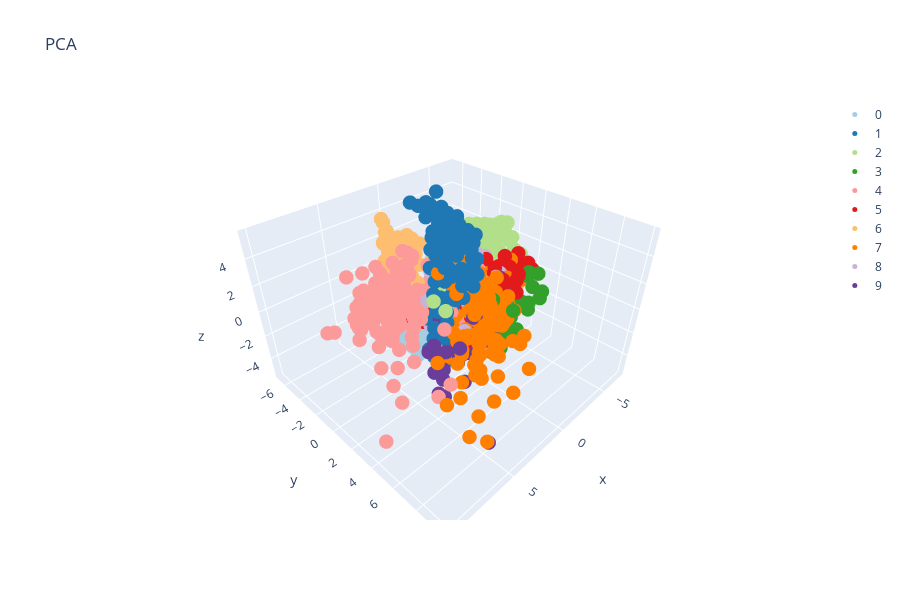

The code cell stored with this chart in its notebook:
### Code cell
plot_3d(S_pca_, y, 'PCA')

### Figure 1 — Plotly figure (JSON) as saved in the notebook; plotly's stock layout.template omitted (floating-point values rounded to 4 significant figures; data arrays with more than 128 entries replaced by an {"elided": "..."} marker saying what was removed)
{"data": [{"marker": {"color": "rgb(166,206,227)", "size": 5}, "mode": "markers", "name": "0", "type": "scatter3d", "x": {"elided": "178 float values"}, "y": {"elided": "178 float values"}, "z": {"elided": "178 float values"}}, {"marker": {"color": "rgb(31,120,180)", "size": 5}, "mode": "markers", "name": "1", "type": "scatter3d", "x": {"elided": "182 float values"}, "y": {"elided": "182 float values"}, "z": {"elided": "182 float values"}}, {"marker": {"color": "rgb(178,223,138)", "size": 5}, "mode": "markers", "name": "2", "type": "scatter3d", "x": {"elided": "177 float values"}, "y": {"elided": "177 float values"}, "z": {"elided": "177 float values"}}, {"marker": {"color": "rgb(51,160,44)", "size": 5}, "mode": "markers", "name": "3", "type": "scatter3d", "x": {"elided": "183 float values"}, "y": {"elided": "183 float values"}, "z": {"elided": "183 float values"}}, {"marker": {"color": "rgb(251,154,153)", "size": 5}, "mode": "markers", "name": "4", "type": "scatter3d", "x": {"elided": "181 float values"}, "y": {"elided": "181 float values"}, "z": {"elided": "181 float values"}}, {"marker": {"color": "rgb(227,26,28)", "size": 5}, "mode": "markers", "name": "5", "type": "scatter3d", "x": {"elided": "182 float values"}, "y": {"elided": "182 float values"}, "z": {"elided": "182 float values"}}, {"marker": {"color": "rgb(253,191,111)", "size": 5}, "mode": "markers", "name": "6", "type": "scatter3d", "x": {"elided": "181 float values"}, "y": {"elided": "181 float values"}, "z": {"elided": "181 float values"}}, {"marker": {"color": "rgb(255,127,0)", "size": 5}, "mode": "markers", "name": "7", "type": "scatter3d", "x": {"elided": "179 float values"}, "y": {"elided": "179 float values"}, "z": {"elided": "179 float values"}}, {"marker": {"color": "rgb(202,178,214)", "size": 5}, "mode": "markers", "name": "8", "type": "scatter3d", "x": {"elided": "174 float values"}, "y": {"elided": "174 float values"}, "z": {"elided": "174 float values"}}, {"marker": {"color": "rgb(106,61,154)", "size": 5}, "mode": "markers", "name": "9", "type": "scatter3d", "x": {"elided": "180 float values"}, "y": {"elided": "180 float values"}, "z": {"elided": "180 float values"}}], "layout": {"height": 600, "title": {"text": "PCA"}, "width": 900}}
